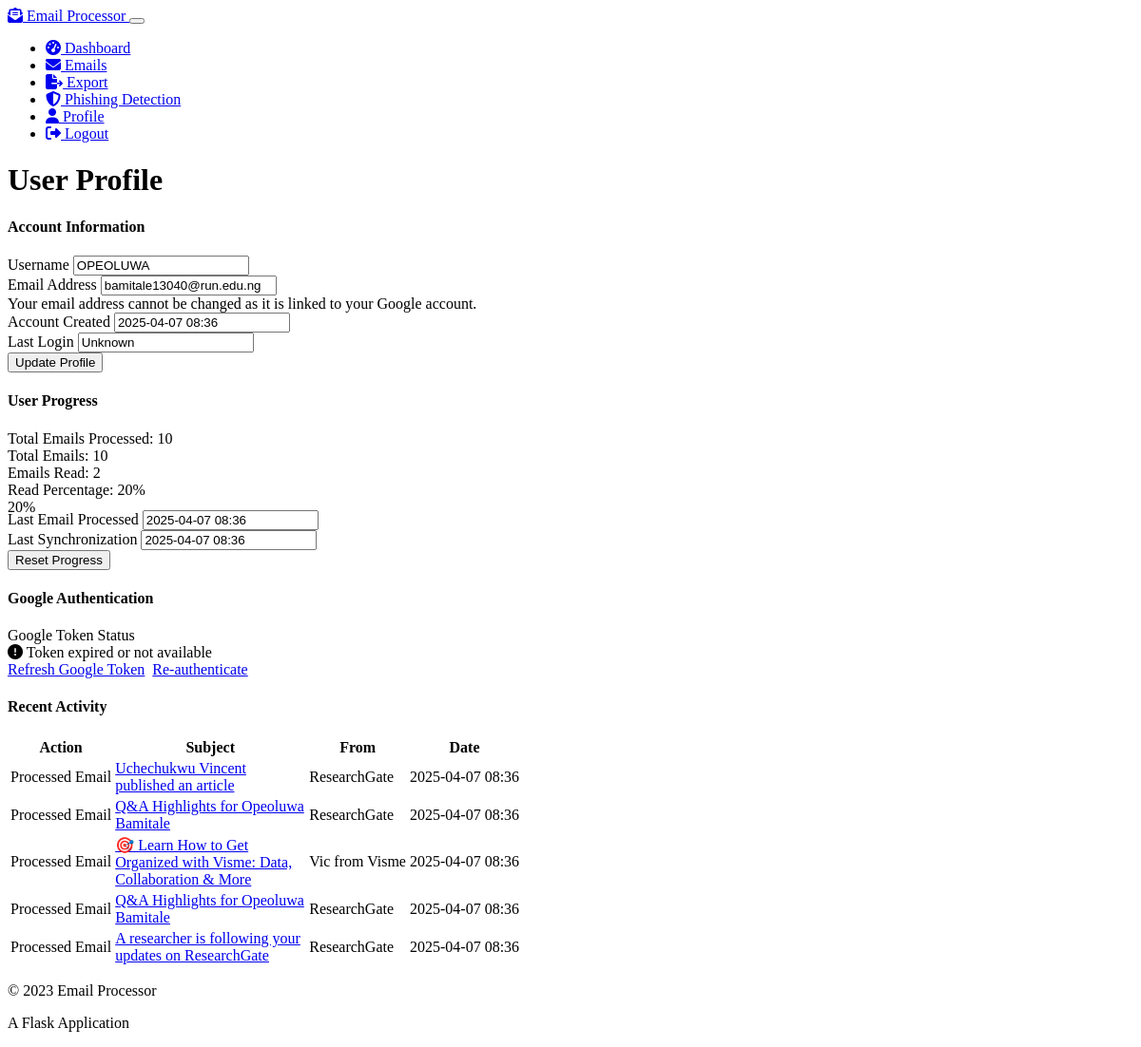
The app's page /profile (signed in) with its own data.
### models.py (models this page shows, shortened)
class User(UserMixin, db.Model):
    id = db.Column(db.Integer, primary_key=True)
    username = db.Column(db.String(64), unique=True, nullable=False)
    email = db.Column(db.String(120), unique=True, nullable=False)
    password_hash = db.Column(db.String(256))
    gmail_access_token = db.Column(db.String(256))
    gmail_refresh_token = db.Column(db.String(256))
    gmail_token_expiry = db.Column(db.DateTime)
    created_at = db.Column(db.DateTime, default=datetime.utcnow)
    last_login = db.Column(db.DateTime)
    emails = db.relationship('Email', backref='user', lazy=True)
    progress = db.relationship('UserProgress', backref='user', lazy=True, uselist=False)

class UserProgress(db.Model):
    id = db.Column(db.Integer, primary_key=True)
    user_id = db.Column(db.Integer, db.ForeignKey('user.id'), unique=True, nullable=False)
    total_emails_processed = db.Column(db.Integer, default=0)
    last_email_processed = db.Column(db.DateTime)
    last_sync_date = db.Column(db.DateTime)
    emails_read = db.Column(db.Integer, default=0)
    favorite_senders = db.Column(db.Text)  # Store as JSON

class Email(db.Model):
    id = db.Column(db.Integer, primary_key=True)
    user_id = db.Column(db.Integer, db.ForeignKey('user.id'), nullable=False)
    message_id = db.Column(db.String(256), nullable=False)
    sender = db.Column(db.String(120), nullable=False)
    sender_name = db.Column(db.String(120))
    recipient = db.Column(db.String(120), nullable=False)
    subject = db.Column(db.String(512))
    body_text = db.Column(db.Text)
    body_html = db.Column(db.Text)
    body_cleaned = db.Column(db.Text)
    date_received = db.Column(db.DateTime)
    date_processed = db.Column(db.DateTime, default=datetime.utcnow)
    is_read = db.Column(db.Boolean, default=False)

### user_progress.py (the view)
@user_progress_bp.route("/profile")
@login_required
def profile():
    progress = UserProgress.query.filter_by(user_id=current_user.id).first()
    if not progress:
        progress = UserProgress(user_id=current_user.id)
        db.session.add(progress)
        db.session.commit()
    total_emails = Email.query.filter_by(user_id=current_user.id).count()
    read_emails = Email.query.filter_by(user_id=current_user.id, is_read=True).count()
    read_percentage = (read_emails / total_emails * 100) if total_emails > 0 else 0
    favorite_senders = {}
    if progress.favorite_senders:
        try:
            favorite_senders = json.loads(progress.favorite_senders)
        except:
            favorite_senders = {}
    recent_emails = Email.query.filter_by(user_id=current_user.id)\
        .order_by(Email.date_processed.desc())\
        .limit(5).all()
    now = datetime.utcnow()
    return render_template('profile.html',
                          user=current_user,
                          progress=progress,
                          total_emails=total_emails,
                          read_emails=read_emails,
                          read_percentage=read_percentage,
                          favorite_senders=favorite_senders,
                          recent_emails=recent_emails,
                          now=now)

### app.py (called while the page is built)
@login_manager.user_loader
def load_user(user_id):
    from models import User
    return User.query.get(int(user_id))

### templates/profile.html (shortened to what this page needs)
{% extends 'base.html' %}
{% block content %}
<div class="row mb-4">
    <div class="col">
        <h1 class="mb-4">User Profile</h1>
    </div>
</div>
<div class="row">
    <div class="col-md-6 mb-4">
        <div class="card bg-dark">
            <div class="card-header">
                <h4 class="mb-0">Account Information</h4>
            </div>
            <div class="card-body">
                <form action="{{ url_for('user_progress_bp.update_username') }}" method="POST">
                    <div class="mb-3">
                        <label for="username" class="form-label">Username</label>
                        <input type="text" class="form-control" id="username" name="username" value="{{ user.username }}">
                    </div>
                    <div class="mb-3">
                        <label for="email" class="form-label">Email Address</label>
                        <input type="email" class="form-control" id="email" value="{{ user.email }}" readonly>
                        <div class="form-text">Your email address cannot be changed as it is linked to your Google account.</div>
                    </div>
                    <div class="mb-3">
                        <label class="form-label">Account Created</label>
                        <input type="text" class="form-control" value="{{ user.created_at.strftime('%Y-%m-%d %H:%M') if user.created_at else 'Unknown' }}" readonly>
                    </div>
                    <div class="mb-3">
                        <label class="form-label">Last Login</label>
                        <input type="text" class="form-control" value="{{ user.last_login.strftime('%Y-%m-%d %H:%M') if user.last_login else 'Unknown' }}" readonly>
                    </div>
                    <button type="submit" class="btn btn-primary">Update Profile</button>
                </form>
            </div>
        </div>
    </div>
    <div class="col-md-6 mb-4">
        <div class="card bg-dark mb-4">
            <div class="card-header">
                <h4 class="mb-0">User Progress</h4>
            </div>
            <div class="card-body">
                <div class="d-flex justify-content-between mb-2">
                    <span>Total Emails Processed:</span>
                    <span class="badge bg-primary">{{ progress.total_emails_processed }}</span>
                </div>
                <div class="d-flex justify-content-between mb-2">
                    <span>Total Emails:</span>
                    <span class="badge bg-info">{{ total_emails }}</span>
                </div>
                <div class="d-flex justify-content-between mb-2">
                    <span>Emails Read:</span>
                    <span class="badge bg-success">{{ read_emails }}</span>
                </div>
                <div class="d-flex justify-content-between mb-2">
                    <span>Read Percentage:</span>
                    <span class="badge bg-warning">{{ read_percentage|round|int }}%</span>
                </div>
                <div class="progress mt-3 mb-4">
                    <div class="progress-bar" role="progressbar" style="width: {{ read_percentage }}%" aria-valuenow="{{ read_percentage }}" aria-valuemin="0" aria-valuemax="100">{{ read_percentage|round|int }}%</div>
                </div>
                <div class="mb-3">
                    <label class="form-label">Last Email Processed</label>
                    <input type="text" class="form-control" value="{{ progress.last_email_processed.strftime('%Y-%m-%d %H:%M') if progress.last_email_processed else 'Never' }}" readonly>
                </div>
                <div class="mb-3">
                    <label class="form-label">Last Synchronization</label>
                    <input type="text" class="form-control" value="{{ progress.last_sync_date.strftime('%Y-%m-%d %H:%M') if progress.last_sync_date else 'Never' }}" readonly>
                </div>
                <form action="{{ url_for('user_progress_bp.reset_progress') }}" method="POST" onsubmit="return confirm('Are you sure you want to reset your progress? This will delete all your processed emails.');">
                    <button type="submit" class="btn btn-danger">Reset Progress</button>
                </form>
            </div>
        </div>
        <div class="card bg-dark">
            <div class="card-header">
                <h4 class="mb-0">Google Authentication</h4>
            </div>
            <div class="card-body">
                <div class="mb-3">
                    <label class="form-label">Google Token Status</label>
                    {% if user.gmail_token_expiry and user.gmail_token_expiry > now %}
                        <div class="alert alert-success">
                            <i class="fas fa-check-circle"></i> Token active until {{ user.gmail_token_expiry.strftime('%Y-%m-%d %H:%M') }}
                        </div>
                    {% else %}
                        <div class="alert alert-warning">
                            <i class="fas fa-exclamation-circle"></i> Token expired or not available
                        </div>
                    {% endif %}
                </div>
                <a href="{{ url_for('google_auth.refresh_token') }}" class="btn btn-primary">Refresh Google Token</a>
                <a href="{{ url_for('google_auth.login') }}" class="btn btn-outline-primary">Re-authenticate</a>
            </div>
        </div>
    </div>
</div>
<div class="row mb-4">
    <div class="col-12">
        <div class="card bg-dark">
            <div class="card-header">
                <h4 class="mb-0">Recent Activity</h4>
            </div>
            <div class="card-body">
                {% if recent_emails %}
                    <div class="table-responsive">
                        <table class="table table-hover">
                            <thead>
                                <tr>
                                    <th>Action</th>
                                    <th>Subject</th>
                                    <th>From</th>
                                    <th>Date</th>
                                </tr>
                            </thead>
                            <tbody>
                                {% for email in recent_emails %}
                                    <tr>
                                        <td>Processed Email</td>
                                        <td class="text-truncate" style="max-width: 200px;">
                                            <a href="{{ url_for('email_processor_bp.email_detail', email_id=email.id) }}">
                                                {{ email.subject }}
                                            </a>
                                        </td>
                                        <td>{{ email.sender_name or email.sender }}</td>
                                        <td>{{ email.date_processed.strftime('%Y-%m-%d %H:%M') }}</td>
                                    </tr>
                                {% endfor %}
                            </tbody>
                        </table>
                    </div>
                {% else %}
                    <p class="text-muted">No recent activity</p>
                {% endif %}
            </div>
        </div>
    </div>
</div>
{% endblock %}

### static/css/custom.css (style rules this page uses)
.card { transition: transform 0.2s ease-in-out; }
.progress { background-color: rgba(255, 255, 255, 0.1); border-radius: 0.5rem; height: 0.75rem; }
.progress-bar { background-color: var(--bs-primary); border-radius: 0.5rem; }
.btn { margin-right: 0.25rem; }
.alert { border-radius: 0.5rem; }

### records on screen
User: username "OPEOLUWA", email "bamitale13040@run.edu.ng", created_at "2025-04-07 08:36", last_login "Unknown"
UserProgress: total_emails_processed "10", last_email_processed "2025-04-07 08:36", last_sync_date "2025-04-07 08:36"
Email: subject "Uchechukwu Vincent published an article", sender_name "ResearchGate", date_processed "2025-04-07 08:36"
Email: subject "Q&A Highlights for Opeoluwa Bamitale", sender_name "ResearchGate", date_processed "2025-04-07 08:36"
Email: subject "🎯 Learn How to Get Organized with Visme: Data, Collaboration & More", sender_name "Vic from Visme", date_processed "2025-04-07 08:36"
Email: subject "Q&A Highlights for Opeoluwa Bamitale", sender_name "ResearchGate", date_processed "2025-04-07 08:36"
Email: subject "A researcher is following your updates on ResearchGate", sender_name "ResearchGate", date_processed "2025-04-07 08:36"

### other values on screen
{{ total_emails }} "10"
{{ read_emails }} "2"
{{ read_percentage|round|int }} "20"
